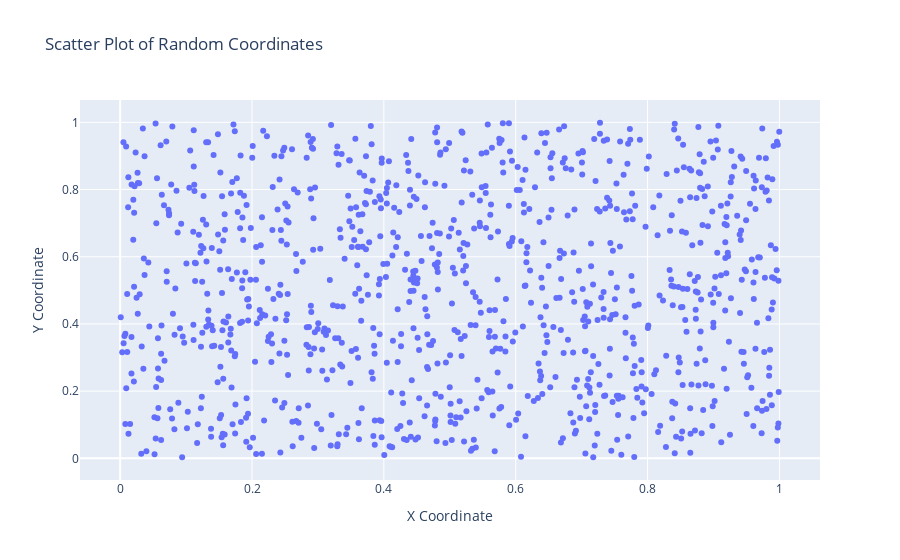

The notebook cell this image was saved under:
### Markdown cell above
1. Write a program to draw a scatter plot for random 1000 x and y coordinates

### Code cell
'''

@Author:Naveen Madev Naik
@Date: 2024-08-13
@Last Modified by: Naveen Madev Naik
@Last Modified time: 2024-08-13
@Title :program to draw a scatter plot for random 1000 x and y coordinates

'''


def scatter_plot(xpoints,ypoints):

    """
    Description:
        Function will draw a scatter plot for random 1000 x and y cooordinates

    Parameter:
        xpoints:x coordinates
        ypoints:y coordinates
      
    Return:
        None    
    """

    fig = go.Figure(data=go.Scatter(x=xpoints, y=ypoints, mode='markers'))
    fig.update_layout(
        title="Scatter Plot of Random Coordinates",
        xaxis_title="X Coordinate",
        yaxis_title="Y Coordinate"
    )
    fig.show()


def main():
    try:
        xpoints = np.random.rand(1000)
        ypoints = np.random.rand(1000)

        scatter_plot(xpoints,ypoints)

    except ValueError as e:
        print(f"Invalid input -->{e}")    

if __name__=="__main__":
    main()

### Figure 1 — Plotly figure (JSON) as saved in the notebook; plotly's stock layout.template omitted (floating-point values rounded to 4 significant figures; data arrays with more than 128 entries replaced by an {"elided": "..."} marker saying what was removed)
{"data": [{"mode": "markers", "type": "scatter", "x": {"elided": "1000 float values"}, "y": {"elided": "1000 float values"}}], "layout": {"title": {"text": "Scatter Plot of Random Coordinates"}, "xaxis": {"title": {"text": "X Coordinate"}}, "yaxis": {"title": {"text": "Y Coordinate"}}}}
